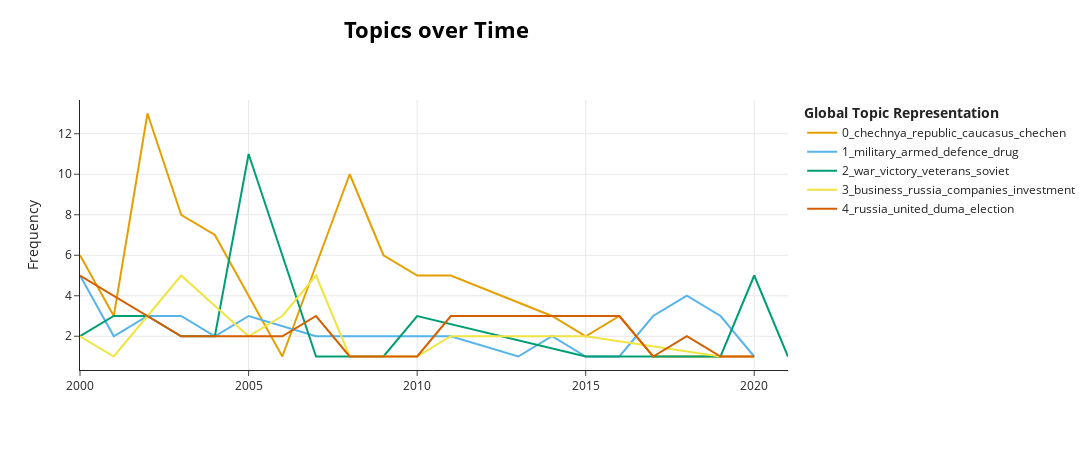

Source (notebook cell):
### Markdown cell above
# Visualize Topics over Time
After creating topics over time with Dynamic Topic Modeling, we can visualize these topics by leveraging the interactive abilities of Plotly. Plotly allows us to show the frequency of topics over time whilst giving the option of hovering over the points to show the time-specific topic representations.

### Code cell
# Creating the timestmps (docs where created priorly)
timestamps = r_df['Date'].dt.year.astype(str).to_list()

# Create topics over time
topics_over_time = topic_model.topics_over_time(docs, timestamps)

# Visualize Topics over Time (5 most frequent topics)
topic_model.visualize_topics_over_time(topics_over_time, top_n_topics = 5)

### Figure 1 — Plotly figure (JSON) as saved in the notebook; plotly's stock layout.template omitted (floating-point values rounded to 4 significant figures)
{"data": [{"hoverinfo": "text", "hovertext": ["<b>Topic 0</b><br>Words: republic, chechnya, chechen, crime, know", "<b>Topic 0</b><br>Words: republic, chechen, special, troops, ministry", "<b>Topic 0</b><br>Words: chechnya, republic, chechen, terrorists, georgian", "<b>Topic 0</b><br>Words: chechnya, republic, chechen, referendum, terrorist", "<b>Topic 0</b><br>Words: caucasus, chechnya, republic, russian, terrorist", "<b>Topic 0</b><br>Words: republic, chechnya, know, chechen, russia", "<b>Topic 0</b><br>Words: border, fsb, organizations, counterintelligence, russias", "<b>Topic 0</b><br>Words: south, ossetia, georgian, russia, peacekeepers", "<b>Topic 0</b><br>Words: caucasus, south, ossetia, situation, enforcement", "<b>Topic 0</b><br>Words: caucasus, terrorism, ossetia, south, terrorist", "<b>Topic 0</b><br>Words: caucasus, security, north, airport, terrorist", "<b>Topic 0</b><br>Words: ukraine, tragedy, donbass, military, everything", "<b>Topic 0</b><br>Words: bloodshed, lugansk, donetsk, kiev, proceed", "<b>Topic 0</b><br>Words: turkey, turkish, terrorism, agreed, karlov", "<b>Topic 0</b><br>Words: explosion, injured, killed, causes, investigation", "<b>Topic 0</b><br>Words: nagornokarabakh, armenia, republic, azerbaijan, refugees"], "marker": {"color": "#E69F00"}, "mode": "lines", "name": "0_chechnya_republic_caucasus_chechen", "type": "scatter", "x": ["2000-01-01T00:00:00", "2001-01-01T00:00:00", "2002-01-01T00:00:00", "2003-01-01T00:00:00", "2004-01-01T00:00:00", "2005-01-01T00:00:00", "2006-01-01T00:00:00", "2008-01-01T00:00:00", "2009-01-01T00:00:00", "2010-01-01T00:00:00", "2011-01-01T00:00:00", "2014-01-01T00:00:00", "2015-01-01T00:00:00", "2016-01-01T00:00:00", "2017-01-01T00:00:00", "2020-01-01T00:00:00"], "y": [6, 3, 13, 8, 7, 4, 1, 10, 6, 5, 5, 3, 2, 3, 1, 1]}, {"hoverinfo": "text", "hovertext": ["<b>Topic 1</b><br>Words: military, security, armed, defence, army", "<b>Topic 1</b><br>Words: drug, servicemen, military, army, addiction", "<b>Topic 1</b><br>Words: drug, military, armed, defence, security", "<b>Topic 1</b><br>Words: military, iraq, army, armed, security", "<b>Topic 1</b><br>Words: drug, drugs, trade, service, russia", "<b>Topic 1</b><br>Words: armed, military, servicemen, defence, development", "<b>Topic 1</b><br>Words: military, armed, servicemen, defence, treaty", "<b>Topic 1</b><br>Words: military, armed, troops, defence, service", "<b>Topic 1</b><br>Words: nuclear, iran, nonproliferation, enrichment, security", "<b>Topic 1</b><br>Words: military, armed, afghanistan, defence, exercises", "<b>Topic 1</b><br>Words: missile, defence, nato, strategic, usa", "<b>Topic 1</b><br>Words: armed, military, defence, army, service", "<b>Topic 1</b><br>Words: sco, russia, military, sovereignty, armed", "<b>Topic 1</b><br>Words: military, russia, service, law, facing", "<b>Topic 1</b><br>Words: cessation, syria, syrian, hostilities, armed", "<b>Topic 1</b><br>Words: military, service, armed, defence, combat", "<b>Topic 1</b><br>Words: defence, military, weapons, armed, army", "<b>Topic 1</b><br>Words: military, defence, weapons, turkey, industry", "<b>Topic 1</b><br>Words: drug, antidrug, drugs, addicts, military"], "marker": {"color": "#56B4E9"}, "mode": "lines", "name": "1_military_armed_defence_drug", "type": "scatter", "x": ["2000-01-01T00:00:00", "2001-01-01T00:00:00", "2002-01-01T00:00:00", "2003-01-01T00:00:00", "2004-01-01T00:00:00", "2005-01-01T00:00:00", "2007-01-01T00:00:00", "2008-01-01T00:00:00", "2009-01-01T00:00:00", "2010-01-01T00:00:00", "2011-01-01T00:00:00", "2013-01-01T00:00:00", "2014-01-01T00:00:00", "2015-01-01T00:00:00", "2016-01-01T00:00:00", "2017-01-01T00:00:00", "2018-01-01T00:00:00", "2019-01-01T00:00:00", "2020-01-01T00:00:00"], "y": [5, 2, 3, 3, 2, 3, 2, 2, 2, 2, 2, 1, 2, 1, 1, 3, 4, 3, 1]}, {"hoverinfo": "text", "hovertext": ["<b>Topic 2</b><br>Words: goelro, plan, sector, war, electrification", "<b>Topic 2</b><br>Words: war, victory, veterans, terrible, remember", "<b>Topic 2</b><br>Words: victory, war, veterans, dear, fought", "<b>Topic 2</b><br>Words: battle, war, stalingrad, kursk, veterans", "<b>Topic 2</b><br>Words: space, victory, war, cosmonautics, dear", "<b>Topic 2</b><br>Words: war, victory, veterans, nazism, soviet", "<b>Topic 2</b><br>Words: war, victory, memory, patriotic, fought", "<b>Topic 2</b><br>Words: battle, victory, memory, probably, tell", "<b>Topic 2</b><br>Words: victory, vyazma, war, enemy, kronstadt", "<b>Topic 2</b><br>Words: war, victory, veterans, dear, memory", "<b>Topic 2</b><br>Words: cis, victory, anniversary, war, veterans", "<b>Topic 2</b><br>Words: war, election, victory, parliamentary, convocation", "<b>Topic 2</b><br>Words: war, victory, memory, soldiers, veterans", "<b>Topic 2</b><br>Words: war, victory, courage, memory, front", "<b>Topic 2</b><br>Words: war, patriotic, victory, memory, soviet", "<b>Topic 2</b><br>Words: war, victory, soviet, veterans, nazism", "<b>Topic 2</b><br>Words: war, victory, soviet, memory, veterans"], "marker": {"color": "#009E73"}, "mode": "lines", "name": "2_war_victory_veterans_soviet", "type": "scatter", "x": ["2000-01-01T00:00:00", "2001-01-01T00:00:00", "2002-01-01T00:00:00", "2003-01-01T00:00:00", "2004-01-01T00:00:00", "2005-01-01T00:00:00", "2007-01-01T00:00:00", "2008-01-01T00:00:00", "2009-01-01T00:00:00", "2010-01-01T00:00:00", "2015-01-01T00:00:00", "2016-01-01T00:00:00", "2017-01-01T00:00:00", "2018-01-01T00:00:00", "2019-01-01T00:00:00", "2020-01-01T00:00:00", "2021-01-01T00:00:00"], "y": [2, 3, 3, 2, 2, 11, 1, 1, 1, 3, 1, 1, 1, 1, 1, 5, 1]}, {"hoverinfo": "text", "hovertext": ["<b>Topic 3</b><br>Words: energy, fuel, companies, russia, canada", "<b>Topic 3</b><br>Words: rail, railway, transport, services, know", "<b>Topic 3</b><br>Words: coal, industry, media, domestic, market", "<b>Topic 3</b><br>Words: russian, russia, mortgage, investment, sector", "<b>Topic 3</b><br>Words: business, forum, russian, percent, development", "<b>Topic 3</b><br>Words: technology, press, sector, media, russia", "<b>Topic 3</b><br>Words: housing, companies, business, sector, development", "<b>Topic 3</b><br>Words: financial, market, centre, markets, stock", "<b>Topic 3</b><br>Words: business, crisis, course, sort, know", "<b>Topic 3</b><br>Words: financial, russia, investment, modernisation, centre", "<b>Topic 3</b><br>Words: investment, companies, russia, business, development", "<b>Topic 3</b><br>Words: fisheries, fishing, companies, fish, business", "<b>Topic 3</b><br>Words: scientific, energy, technological, russia, development"], "marker": {"color": "#F0E442"}, "mode": "lines", "name": "3_business_russia_companies_investment", "type": "scatter", "x": ["2000-01-01T00:00:00", "2001-01-01T00:00:00", "2002-01-01T00:00:00", "2003-01-01T00:00:00", "2005-01-01T00:00:00", "2006-01-01T00:00:00", "2007-01-01T00:00:00", "2008-01-01T00:00:00", "2009-01-01T00:00:00", "2010-01-01T00:00:00", "2011-01-01T00:00:00", "2015-01-01T00:00:00", "2019-01-01T00:00:00"], "y": [2, 1, 3, 5, 2, 3, 5, 1, 1, 1, 2, 2, 1]}, {"hoverinfo": "text", "hovertext": ["<b>Topic 4</b><br>Words: russia, duma, ii, treaty, united", "<b>Topic 4</b><br>Words: duma, russia, elections, united, election", "<b>Topic 4</b><br>Words: election, elections, federation, russian, decisions", "<b>Topic 4</b><br>Words: united, russia, law, deputies, duma", "<b>Topic 4</b><br>Words: russia, united, duma, elections, course", "<b>Topic 4</b><br>Words: united, russia, obligations, delegates, endeavours", "<b>Topic 4</b><br>Words: ruling, majority, opposition, democracy, rights", "<b>Topic 4</b><br>Words: united, election, russia, duma, elections", "<b>Topic 4</b><br>Words: duma, russia, election, united, campaign", "<b>Topic 4</b><br>Words: russia, development, united, achieve, society", "<b>Topic 4</b><br>Words: pension, age, retirement, united, russia", "<b>Topic 4</b><br>Words: russia, united, projects, status, ruling", "<b>Topic 4</b><br>Words: amendments, duma, constitution, presidential, vote"], "marker": {"color": "#D55E00"}, "mode": "lines", "name": "4_russia_united_duma_election", "type": "scatter", "x": ["2000-01-01T00:00:00", "2003-01-01T00:00:00", "2004-01-01T00:00:00", "2006-01-01T00:00:00", "2007-01-01T00:00:00", "2008-01-01T00:00:00", "2010-01-01T00:00:00", "2011-01-01T00:00:00", "2016-01-01T00:00:00", "2017-01-01T00:00:00", "2018-01-01T00:00:00", "2019-01-01T00:00:00", "2020-01-01T00:00:00"], "y": [5, 2, 2, 2, 3, 1, 1, 3, 3, 1, 2, 1, 1]}], "layout": {"height": 450, "hoverlabel": {"bgcolor": "white", "font": {"family": "Rockwell", "size": 16}}, "legend": {"title": {"text": "<b>Global Topic Representation"}}, "title": {"font": {"color": "Black", "size": 22}, "text": "<b>Topics over Time</b>", "x": 0.4, "xanchor": "center", "y": 0.95, "yanchor": "top"}, "width": 1250, "xaxis": {"showgrid": true}, "yaxis": {"showgrid": true, "title": {"text": "Frequency"}}}}
